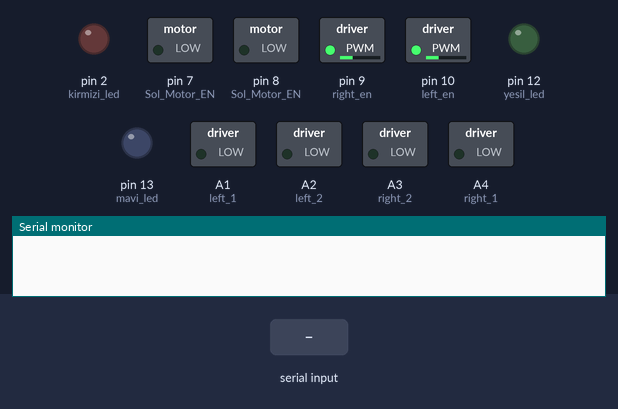
Simulated run of this sketch. Board: Arduino Uno, built with avr-gcc and run on an emulated ATmega328P. Parts: switched loads named in the sketch (green lamp = pin HIGH), output pins drawn as LEDs (lit = HIGH), the last lines printed to the serial monitor. Dashed ring = blinking. Inputs (shaded band) come from the test bench.

Above: at 5.3 s.
5.4 s: "F" received over the second serial link
At 5.65 s:
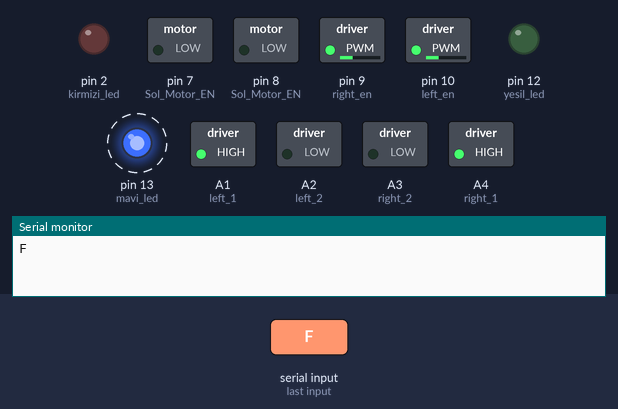
8.4 s: "B" received over the second serial link
At 8.7 s:
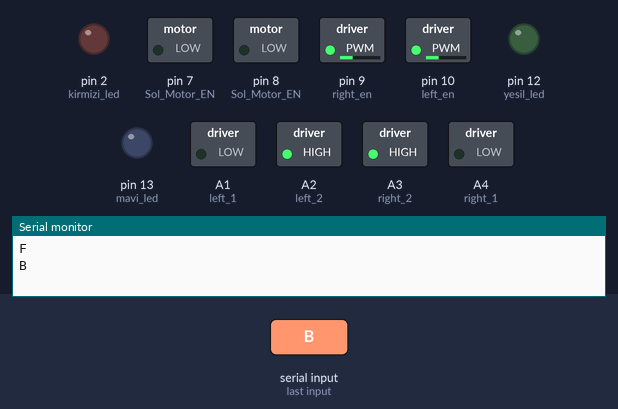
9.9 s: "L" received over the second serial link
At 11.1 s:
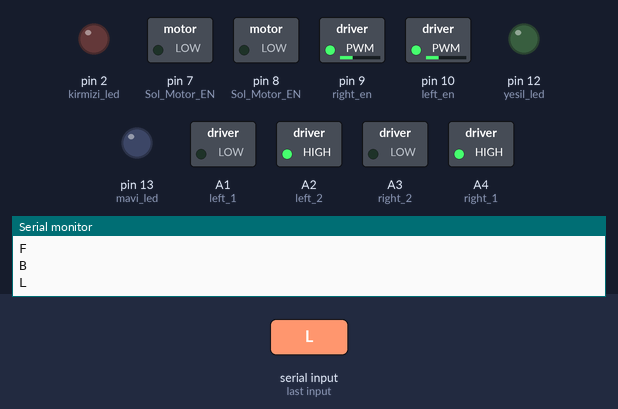
11.4 s: "R" received over the second serial link
At 12.2 s:
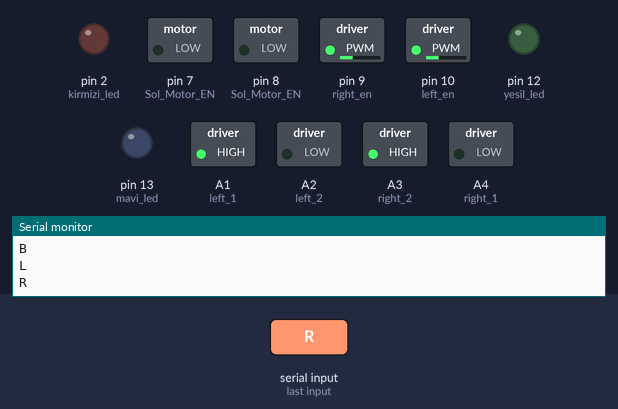
12.9 s: "I" received over the second serial link
At 13.3 s:
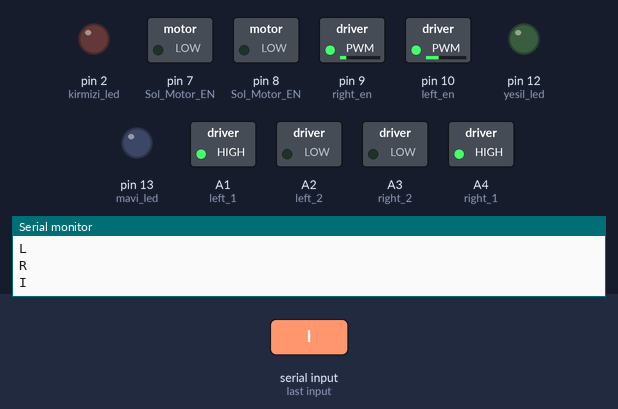
14.4 s: "G" received over the second serial link
At 15.7 s:
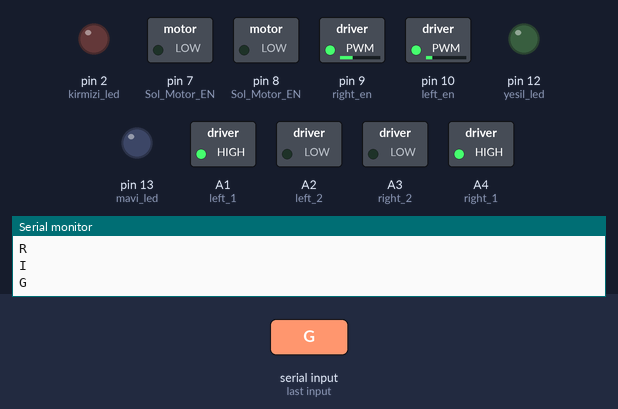
Timing chart, 0 to 16.9 s (numbered marks = the images above; inputs shaded):
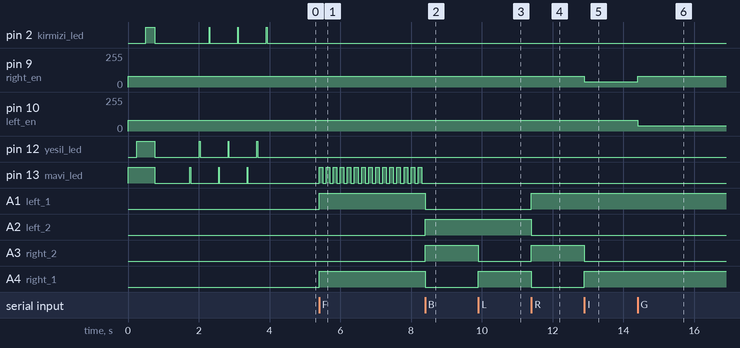

Measured:
- after the input at 5.4 s, pin 13 (mavi_led): alternates HIGH for 0.10 s and LOW for 0.10 s, starting at once; A1 (left_1), A4 (right_1): LOW → HIGH at once
- after the input at 8.4 s, pin 13 (mavi_led): stops changing and stays LOW; A1 (left_1), A4 (right_1): HIGH → LOW at once; A2 (left_2), A3 (right_2): LOW → HIGH at once
- after the input at 9.9 s, A3 (right_2): HIGH → LOW at once; A4 (right_1): LOW → HIGH at once
- after the input at 11.4 s, A1 (left_1), A3 (right_2): LOW → HIGH at once; A2 (left_2), A4 (right_1): HIGH → LOW at once
- after the input at 12.9 s, pin 9 (right_en): 80/255 → 40/255 at once; A3 (right_2): HIGH → LOW at once; A4 (right_1): LOW → HIGH at once
- after the input at 14.4 s, pin 9 (right_en): 40/255 → 80/255 at once; pin 10 (left_en): 80/255 → 40/255 at once

The sketch:

BB8_First_Proto.ino
```cpp
#include <SoftwareSerial.h>
SoftwareSerial mySerial(4, 3); // RX, TX
char data;

#define left_1 A1
#define left_2 A2
#define right_2 A3
#define right_1 A4
#define yesil_led 12
#define kirmizi_led 2
#define mavi_led 13

#define left_en 10
#define right_en 9

float hiz = 80, yavas_hiz=40;
float ramp_time = 80;
float anlik_hiz =0;
float anlik_yavas_hiz=0;
float hiz_artis = 0;
float yavas_hiz_artis=0;

int rampa_status = 0;
int i, ramp_start = 15;

void setup() {
pinMode(A1,OUTPUT);   //Sol Motor 2
pinMode(A2,OUTPUT);   //Sol Motor 1
pinMode(A3,OUTPUT);   //Sağ Motor 1
pinMode(A4,OUTPUT);   //Sağ Motor 2
pinMode(9,OUTPUT);   //Sağ Motor EN
pinMode(10,OUTPUT);   //Sol Motor EN
pinMode(13,OUTPUT);   //Sol Motor EN

pinMode(8,OUTPUT);   //Sol Motor EN
pinMode(7,OUTPUT);   //Sol Motor EN
pinMode(yesil_led,OUTPUT);   //Sol Motor EN
pinMode(kirmizi_led,OUTPUT);   //Sol Motor EN

digitalWrite(8,LOW);
digitalWrite(7,LOW);

analogWrite(left_en,hiz);
analogWrite(right_en,hiz);

hiz_artis = hiz / ramp_time;
yavas_hiz_artis = yavas_hiz / ramp_time;

Serial.begin(9600);
mySerial.begin(9600);

digitalWrite(mavi_led, LOW);
digitalWrite(yesil_led, LOW);
digitalWrite(kirmizi_led, LOW);


digitalWrite(mavi_led, HIGH);
delay(250);
digitalWrite(yesil_led, HIGH);
delay(250);
digitalWrite(kirmizi_led, HIGH);
delay(250);
digitalWrite(mavi_led, LOW);
digitalWrite(yesil_led, LOW);
digitalWrite(kirmizi_led, LOW);
delay(1000);

for(int a=0; a<3;a++){
digitalWrite(mavi_led, HIGH);
delay(20);
digitalWrite(mavi_led, LOW);
delay(250);
digitalWrite(yesil_led, HIGH);
delay(20);
digitalWrite(yesil_led, LOW);
delay(250);
digitalWrite(kirmizi_led, HIGH);
delay(20);
digitalWrite(kirmizi_led, LOW);
delay(250);
}

}

void ileri(){


  digitalWrite(left_1, HIGH);
  digitalWrite(left_2, LOW);
  digitalWrite(right_1, HIGH);
  digitalWrite(right_2, LOW);


 if(rampa_status){
  for(i=ramp_start;i<ramp_time;i++){
   anlik_hiz += hiz_artis;
   anlik_yavas_hiz += yavas_hiz_artis;

   analogWrite(left_en,anlik_hiz);
   analogWrite(right_en,anlik_hiz);
   delay(10);
   Serial.println(anlik_hiz);
  }
  rampa_status = 0;
  }

   analogWrite(left_en,hiz);
   analogWrite(right_en,hiz);


  digitalWrite(13,HIGH);
  delay(100);
  digitalWrite(13,LOW);
  delay(100);
}

void geri(){

  digitalWrite(left_1, LOW);
  digitalWrite(left_2, HIGH);
  digitalWrite(right_1, LOW);
  digitalWrite(right_2, HIGH);


 if(rampa_status){
  for(i=ramp_start;i<ramp_time;i++){
   anlik_hiz += hiz_artis;
   anlik_yavas_hiz += yavas_hiz_artis;

   analogWrite(left_en,anlik_hiz);
   analogWrite(right_en,anlik_hiz);
   delay(10);
   Serial.println(anlik_hiz);
  }
  rampa_status = 0;
  }

  analogWrite(left_en,hiz);
  analogWrite(right_en,hiz);
}

void sol(){


  digitalWrite(left_1, LOW);
  digitalWrite(left_2, HIGH);
  digitalWrite(right_1, HIGH);
  digitalWrite(right_2, LOW);


 if(rampa_status){
  for(i=ramp_start;i<ramp_time;i++){
   anlik_hiz += hiz_artis;
   anlik_yavas_hiz += yavas_hiz_artis;

   analogWrite(left_en,anlik_hiz);
   analogWrite(right_en,anlik_hiz);
   delay(10);
   Serial.println(anlik_hiz);
  }
  rampa_status = 0;
  }
  analogWrite(left_en,hiz);
  analogWrite(right_en,hiz);
}

void sag(){


  digitalWrite(left_1, HIGH);
  digitalWrite(left_2, LOW);
  digitalWrite(right_1, LOW);
  digitalWrite(right_2, HIGH);


 if(rampa_status){
  for(i=ramp_start;i<ramp_time;i++){
   anlik_hiz += hiz_artis;
   anlik_yavas_hiz += yavas_hiz_artis;

   analogWrite(left_en,anlik_hiz);
   analogWrite(right_en,anlik_hiz);
   delay(10);
   Serial.println(anlik_hiz);
  }
  rampa_status = 0;
  }

  analogWrite(left_en,hiz);
   analogWrite(right_en,hiz);

}

void dur(){
  digitalWrite(left_1, LOW);
  digitalWrite(left_2, LOW);
  digitalWrite(right_1, LOW);
  digitalWrite(right_2, LOW);

  rampa_status = 1;

 anlik_hiz =0;
  anlik_yavas_hiz=0;
}


void sag_ileri_capraz(){


  digitalWrite(left_1, HIGH);
  digitalWrite(left_2, LOW);
  digitalWrite(right_1, HIGH);
  digitalWrite(right_2, LOW);


 if(rampa_status){
  for(i=ramp_start;i<ramp_time;i++){
   anlik_hiz += hiz_artis;
   anlik_yavas_hiz += yavas_hiz_artis;

   analogWrite(left_en,anlik_hiz);
   analogWrite(right_en,anlik_yavas_hiz);
   delay(10);
   Serial.println(anlik_hiz);
  }
  rampa_status = 0;
  }

  analogWrite(left_en,hiz);
   analogWrite(right_en,yavas_hiz);

}

void sol_ileri_capraz(){


  digitalWrite(left_1, HIGH);
  digitalWrite(left_2, LOW);
  digitalWrite(right_1, HIGH);
  digitalWrite(right_2, LOW);


 if(rampa_status){
  for(i=ramp_start;i<ramp_time;i++){
   anlik_hiz += hiz_artis;
   anlik_yavas_hiz += yavas_hiz_artis;

   analogWrite(left_en,anlik_yavas_hiz);
   analogWrite(right_en,anlik_hiz);
   delay(10);
   Serial.println(anlik_hiz);
  }
  rampa_status = 0;
  }

  analogWrite(left_en,yavas_hiz);
   analogWrite(right_en,hiz);

}

void sol_geri_capraz(){


  digitalWrite(left_1, LOW);
  digitalWrite(left_2, HIGH);
  digitalWrite(right_1, LOW);
  digitalWrite(right_2, HIGH);


 if(rampa_status){
  for(i=ramp_start;i<ramp_time;i++){
   anlik_hiz += hiz_artis;
   anlik_yavas_hiz += yavas_hiz_artis;

   analogWrite(left_en,anlik_yavas_hiz);
   analogWrite(right_en,anlik_hiz);
   delay(10);
   Serial.println(anlik_hiz);
  }
  rampa_status = 0;
  }
  analogWrite(left_en,yavas_hiz);
  analogWrite(right_en,hiz);

}


void sag_geri_capraz(){


  digitalWrite(left_1, LOW);
  digitalWrite(left_2, HIGH);
  digitalWrite(right_1, LOW);
  digitalWrite(right_2, HIGH);


 if(rampa_status){
  for(i=ramp_start;i<ramp_time;i++){
   anlik_hiz += hiz_artis;
   anlik_yavas_hiz += yavas_hiz_artis;

   analogWrite(left_en,anlik_hiz);
   analogWrite(right_en,anlik_yavas_hiz);
   delay(20);
   Serial.println(anlik_hiz);
  }
  rampa_status = 0;
  }

  analogWrite(left_en,hiz);
  analogWrite(right_en,yavas_hiz);

}

void loop() {


if(mySerial.available()){
  data = mySerial.read();
  Serial.println(data);
}

if(data == 'F'){
 ileri();
}

else if(data == 'B'){
  geri();
}

else if(data == 'L'){
  sol();
}

else if(data == 'R'){
 sag();
}

else if(data == 'I'){
 sag_ileri_capraz();
}

else if(data == 'G'){
 sol_ileri_capraz();
}

else if(data == 'J'){
 sag_geri_capraz();
}

else if(data == 'H'){
 sol_geri_capraz();
}

else if(data == 'S'){
  dur();
}

}
```
